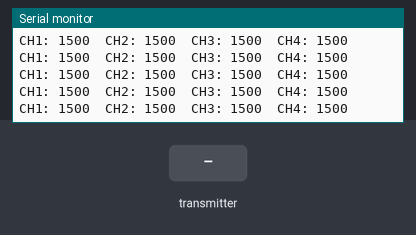
Bench run of a sketch on a simulated Arduino Mega 2560, built with avr-gcc and run on an emulated ATmega2560. Parts: the last lines printed to the serial monitor. The inputs (shaded band) are chosen by the test bench.

Above: at 1.2 s.
1.3 s: the transmitter starts sending readChannel.0 = 1000
At 1.35 s:
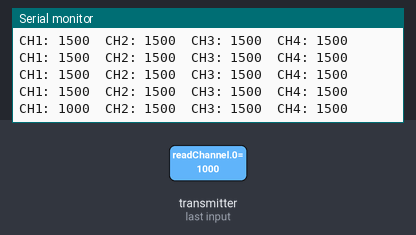
2.8 s: the transmitter starts sending readChannel.1 = 1000
At 2.9 s:
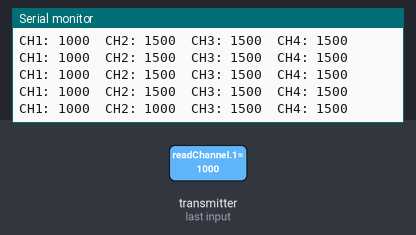
4.3 s: the transmitter starts sending readChannel.2 = 1000
At 4.35 s:
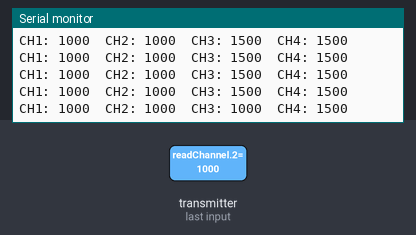
5.8 s: the transmitter starts sending readChannel.3 = 1000
At 5.9 s:
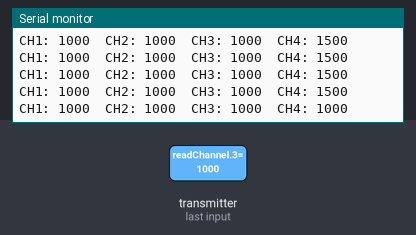
7.3 s: the transmitter starts sending readChannel.0 = 1250
At 7.35 s:
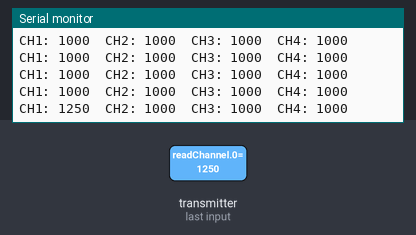
8.8 s: the transmitter starts sending readChannel.1 = 1250
At 8.9 s:
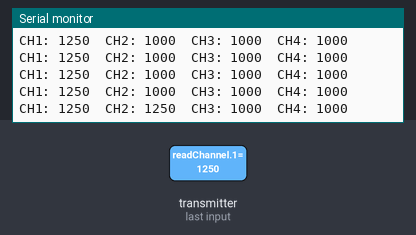
Timing chart, 0 to 11.3 s (numbered marks = the images above; inputs shaded):
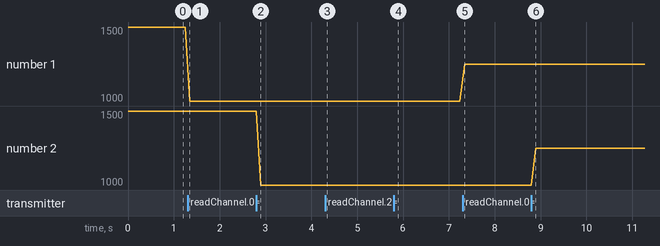

The sketch:

Test_Controller.ino
```cpp
#include <IBusBM.h>

IBusBM ibus;

void setup()
{
  Serial.begin(115200);

  // Mega Serial1 RX = Pin 19
  Serial1.begin(115200);

  ibus.begin(Serial1);
}

void loop()
{
  Serial.print("CH1: ");
  Serial.print(ibus.readChannel(0));

  Serial.print("  CH2: ");
  Serial.print(ibus.readChannel(1));

  Serial.print("  CH3: ");
  Serial.print(ibus.readChannel(2));

  Serial.print("  CH4: ");
  Serial.println(ibus.readChannel(3));

  delay(100);
}
```

Measured:
- after the input at 1.3 s, the serial monitor: prints a new line after 0.05 s (image 1)
- after the input at 2.8 s, the serial monitor: prints a new line after 0.10 s (image 2)
- after the input at 4.3 s, the serial monitor: prints a new line after 0.05 s (image 3)
- after the input at 5.8 s, the serial monitor: prints a new line after 0.10 s (image 4)
- after the input at 7.3 s, the serial monitor: prints a new line after 0.05 s (image 5)
- after the input at 8.8 s, the serial monitor: prints a new line after 0.10 s (image 6)
- plotted number 1: 1500 → 1000 after the input at 1.3 s, 1000 → 1250 after the input at 7.3 s
